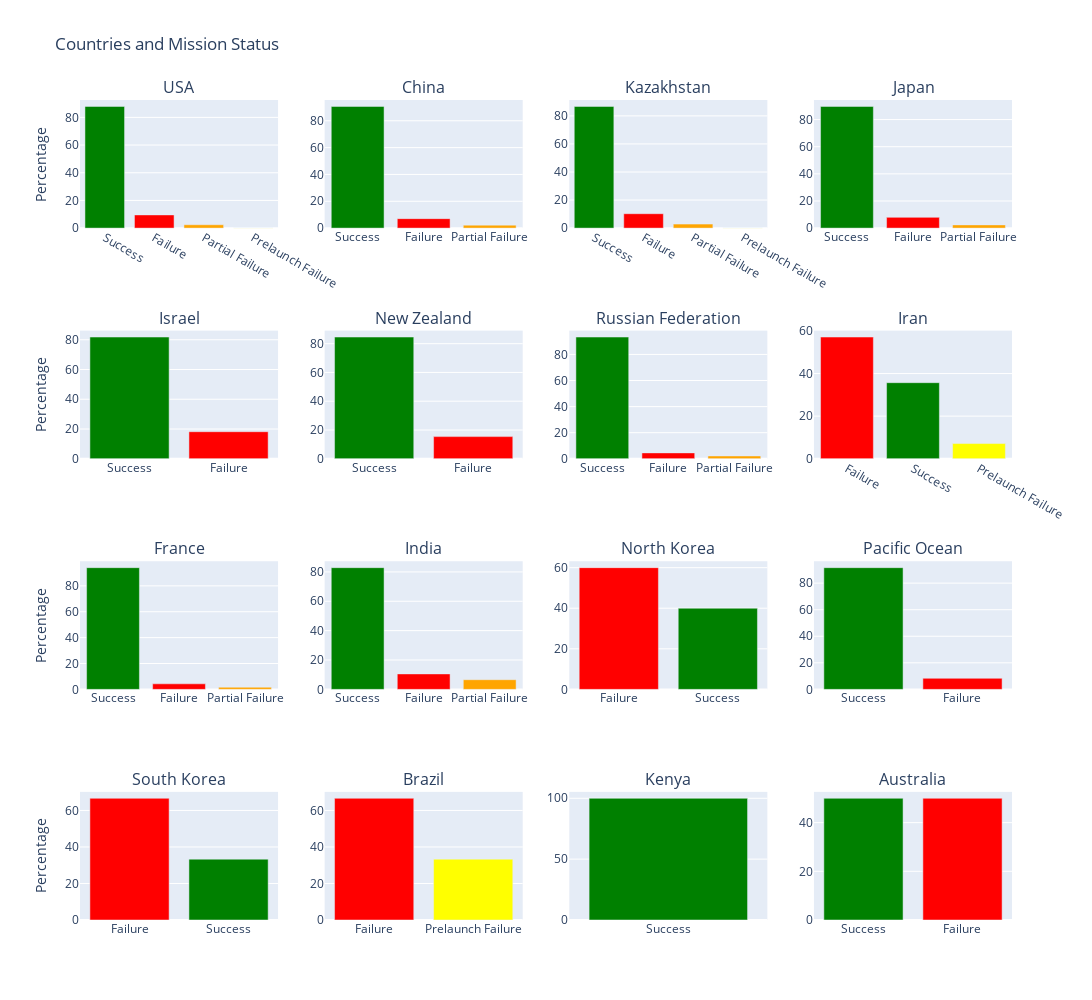

This figure's notebook cell:
### Code cell
fig = make_subplots(rows = 4, cols = 4, subplot_titles = df["country"].unique())
for i, country in enumerate(df["country"].unique()):
    counts = df[df["country"] == country]["Status Mission"].value_counts(normalize = True)*100 # normalization
    color = [colors[x] for x in encoder.transform(counts.index)]
    trace = go.Bar(x = counts.index, y = counts.values, name = country, marker = {"color" : color}, showlegend = False)
    fig.add_trace(trace, row = (i//4) + 1, col = (i%4)+1)
fig.update_layout(title = {"text":"Countries and Mission Status"}, height = 1000, width = 1100)
for i in range(1,5):
    fig.update_yaxes(title_text = "Percentage", row = i, col = 1)
fig.show()

### Figure 1 — Plotly figure (JSON) as saved in the notebook; plotly's stock layout.template omitted (floating-point values rounded to 4 significant figures)
{"data": [{"marker": {"color": ["Green", "red", "Orange", "Yellow"]}, "name": "USA", "showlegend": false, "type": "bar", "x": ["Success", "Failure", "Partial Failure", "Prelaunch Failure"], "xaxis": "x", "y": [87.93, 9.548, 2.443, 0.07402], "yaxis": "y"}, {"marker": {"color": ["Green", "red", "Orange"]}, "name": "China", "showlegend": false, "type": "bar", "x": ["Success", "Failure", "Partial Failure"], "xaxis": "x2", "y": [90.71, 7.063, 2.23], "yaxis": "y2"}, {"marker": {"color": ["Green", "red", "Orange", "Yellow"]}, "name": "Kazakhstan", "showlegend": false, "type": "bar", "x": ["Success", "Failure", "Partial Failure", "Prelaunch Failure"], "xaxis": "x3", "y": [86.73, 10.27, 2.853, 0.1427], "yaxis": "y3"}, {"marker": {"color": ["Green", "red", "Orange"]}, "name": "Japan", "showlegend": false, "type": "bar", "x": ["Success", "Failure", "Partial Failure"], "xaxis": "x4", "y": [89.68, 7.937, 2.381], "yaxis": "y4"}, {"marker": {"color": ["Green", "red"]}, "name": "Israel", "showlegend": false, "type": "bar", "x": ["Success", "Failure"], "xaxis": "x5", "y": [81.82, 18.18], "yaxis": "y5"}, {"marker": {"color": ["Green", "red"]}, "name": "New Zealand", "showlegend": false, "type": "bar", "x": ["Success", "Failure"], "xaxis": "x6", "y": [84.62, 15.38], "yaxis": "y6"}, {"marker": {"color": ["Green", "red", "Orange"]}, "name": "Russian Federation", "showlegend": false, "type": "bar", "x": ["Success", "Failure", "Partial Failure"], "xaxis": "x7", "y": [93.35, 4.506, 2.146], "yaxis": "y7"}, {"marker": {"color": ["red", "Green", "Yellow"]}, "name": "Iran", "showlegend": false, "type": "bar", "x": ["Failure", "Success", "Prelaunch Failure"], "xaxis": "x8", "y": [57.14, 35.71, 7.143], "yaxis": "y8"}, {"marker": {"color": ["Green", "red", "Orange"]}, "name": "France", "showlegend": false, "type": "bar", "x": ["Success", "Failure", "Partial Failure"], "xaxis": "x9", "y": [94.06, 4.29, 1.65], "yaxis": "y9"}, {"marker": {"color": ["Green", "red", "Orange"]}, "name": "India", "showlegend": false, "type": "bar", "x": ["Success", "Failure", "Partial Failure"], "xaxis": "x10", "y": [82.89, 10.53, 6.579], "yaxis": "y10"}, {"marker": {"color": ["red", "Green"]}, "name": "North Korea", "showlegend": false, "type": "bar", "x": ["Failure", "Success"], "xaxis": "x11", "y": [60, 40], "yaxis": "y11"}, {"marker": {"color": ["Green", "red"]}, "name": "Pacific Ocean", "showlegend": false, "type": "bar", "x": ["Success", "Failure"], "xaxis": "x12", "y": [91.67, 8.333], "yaxis": "y12"}, {"marker": {"color": ["red", "Green"]}, "name": "South Korea", "showlegend": false, "type": "bar", "x": ["Failure", "Success"], "xaxis": "x13", "y": [66.67, 33.33], "yaxis": "y13"}, {"marker": {"color": ["red", "Yellow"]}, "name": "Brazil", "showlegend": false, "type": "bar", "x": ["Failure", "Prelaunch Failure"], "xaxis": "x14", "y": [66.67, 33.33], "yaxis": "y14"}, {"marker": {"color": ["Green"]}, "name": "Kenya", "showlegend": false, "type": "bar", "x": ["Success"], "xaxis": "x15", "y": [100], "yaxis": "y15"}, {"marker": {"color": ["Green", "red"]}, "name": "Australia", "showlegend": false, "type": "bar", "x": ["Success", "Failure"], "xaxis": "x16", "y": [50, 50], "yaxis": "y16"}], "layout": {"annotations": [{"font": {"size": 16}, "showarrow": false, "text": "USA", "x": 0.1062, "xanchor": "center", "xref": "paper", "y": 1, "yanchor": "bottom", "yref": "paper"}, {"font": {"size": 16}, "showarrow": false, "text": "China", "x": 0.3688, "xanchor": "center", "xref": "paper", "y": 1, "yanchor": "bottom", "yref": "paper"}, {"font": {"size": 16}, "showarrow": false, "text": "Kazakhstan", "x": 0.6313, "xanchor": "center", "xref": "paper", "y": 1, "yanchor": "bottom", "yref": "paper"}, {"font": {"size": 16}, "showarrow": false, "text": "Japan", "x": 0.8938, "xanchor": "center", "xref": "paper", "y": 1, "yanchor": "bottom", "yref": "paper"}, {"font": {"size": 16}, "showarrow": false, "text": "Israel", "x": 0.1062, "xanchor": "center", "xref": "paper", "y": 0.7188, "yanchor": "bottom", "yref": "paper"}, {"font": {"size": 16}, "showarrow": false, "text": "New Zealand", "x": 0.3688, "xanchor": "center", "xref": "paper", "y": 0.7188, "yanchor": "bottom", "yref": "paper"}, {"font": {"size": 16}, "showarrow": false, "text": "Russian Federation", "x": 0.6313, "xanchor": "center", "xref": "paper", "y": 0.7188, "yanchor": "bottom", "yref": "paper"}, {"font": {"size": 16}, "showarrow": false, "text": "Iran", "x": 0.8938, "xanchor": "center", "xref": "paper", "y": 0.7188, "yanchor": "bottom", "yref": "paper"}, {"font": {"size": 16}, "showarrow": false, "text": "France", "x": 0.1062, "xanchor": "center", "xref": "paper", "y": 0.4375, "yanchor": "bottom", "yref": "paper"}, {"font": {"size": 16}, "showarrow": false, "text": "India", "x": 0.3688, "xanchor": "center", "xref": "paper", "y": 0.4375, "yanchor": "bottom", "yref": "paper"}, {"font": {"size": 16}, "showarrow": false, "text": "North Korea", "x": 0.6313, "xanchor": "center", "xref": "paper", "y": 0.4375, "yanchor": "bottom", "yref": "paper"}, {"font": {"size": 16}, "showarrow": false, "text": "Pacific Ocean", "x": 0.8938, "xanchor": "center", "xref": "paper", "y": 0.4375, "yanchor": "bottom", "yref": "paper"}, {"font": {"size": 16}, "showarrow": false, "text": "South Korea", "x": 0.1062, "xanchor": "center", "xref": "paper", "y": 0.1562, "yanchor": "bottom", "yref": "paper"}, {"font": {"size": 16}, "showarrow": false, "text": "Brazil", "x": 0.3688, "xanchor": "center", "xref": "paper", "y": 0.1562, "yanchor": "bottom", "yref": "paper"}, {"font": {"size": 16}, "showarrow": false, "text": "Kenya", "x": 0.6313, "xanchor": "center", "xref": "paper", "y": 0.1562, "yanchor": "bottom", "yref": "paper"}, {"font": {"size": 16}, "showarrow": false, "text": "Australia", "x": 0.8938, "xanchor": "center", "xref": "paper", "y": 0.1562, "yanchor": "bottom", "yref": "paper"}], "height": 1000, "title": {"text": "Countries and Mission Status"}, "width": 1100, "xaxis": {"anchor": "y", "domain": [0, 0.2125]}, "xaxis10": {"anchor": "y10", "domain": [0.2625, 0.475]}, "xaxis11": {"anchor": "y11", "domain": [0.525, 0.7375]}, "xaxis12": {"anchor": "y12", "domain": [0.7875, 1]}, "xaxis13": {"anchor": "y13", "domain": [0, 0.2125]}, "xaxis14": {"anchor": "y14", "domain": [0.2625, 0.475]}, "xaxis15": {"anchor": "y15", "domain": [0.525, 0.7375]}, "xaxis16": {"anchor": "y16", "domain": [0.7875, 1]}, "xaxis2": {"anchor": "y2", "domain": [0.2625, 0.475]}, "xaxis3": {"anchor": "y3", "domain": [0.525, 0.7375]}, "xaxis4": {"anchor": "y4", "domain": [0.7875, 1]}, "xaxis5": {"anchor": "y5", "domain": [0, 0.2125]}, "xaxis6": {"anchor": "y6", "domain": [0.2625, 0.475]}, "xaxis7": {"anchor": "y7", "domain": [0.525, 0.7375]}, "xaxis8": {"anchor": "y8", "domain": [0.7875, 1]}, "xaxis9": {"anchor": "y9", "domain": [0, 0.2125]}, "yaxis": {"anchor": "x", "domain": [0.8438, 1], "title": {"text": "Percentage"}}, "yaxis10": {"anchor": "x10", "domain": [0.2812, 0.4375]}, "yaxis11": {"anchor": "x11", "domain": [0.2812, 0.4375]}, "yaxis12": {"anchor": "x12", "domain": [0.2812, 0.4375]}, "yaxis13": {"anchor": "x13", "domain": [0, 0.1562], "title": {"text": "Percentage"}}, "yaxis14": {"anchor": "x14", "domain": [0, 0.1562]}, "yaxis15": {"anchor": "x15", "domain": [0, 0.1562]}, "yaxis16": {"anchor": "x16", "domain": [0, 0.1562]}, "yaxis2": {"anchor": "x2", "domain": [0.8438, 1]}, "yaxis3": {"anchor": "x3", "domain": [0.8438, 1]}, "yaxis4": {"anchor": "x4", "domain": [0.8438, 1]}, "yaxis5": {"anchor": "x5", "domain": [0.5625, 0.7188], "title": {"text": "Percentage"}}, "yaxis6": {"anchor": "x6", "domain": [0.5625, 0.7188]}, "yaxis7": {"anchor": "x7", "domain": [0.5625, 0.7188]}, "yaxis8": {"anchor": "x8", "domain": [0.5625, 0.7188]}, "yaxis9": {"anchor": "x9", "domain": [0.2812, 0.4375], "title": {"text": "Percentage"}}}}
